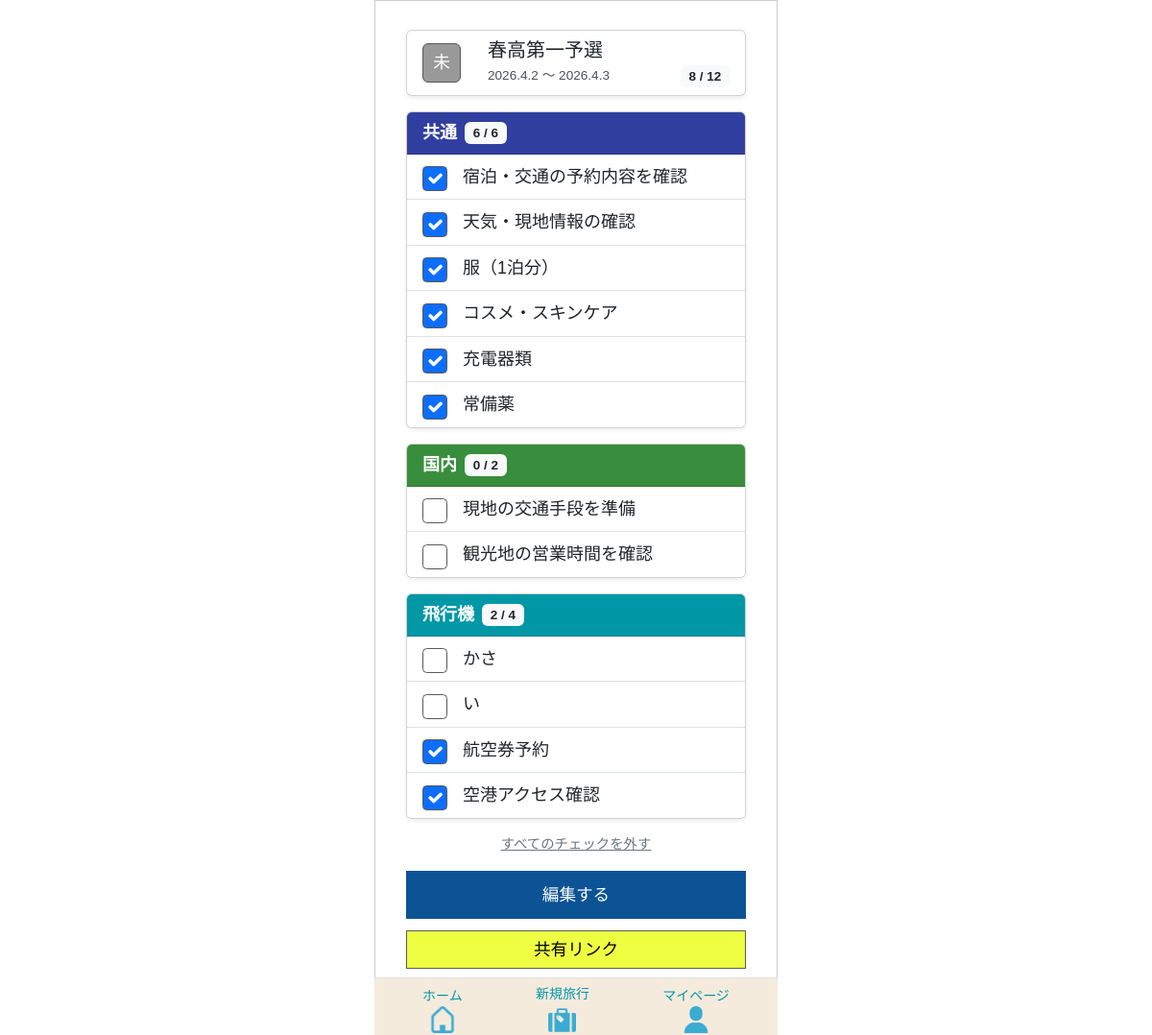
The page /tabipre/travel/310/ (signed in) on the database as committed earlier.
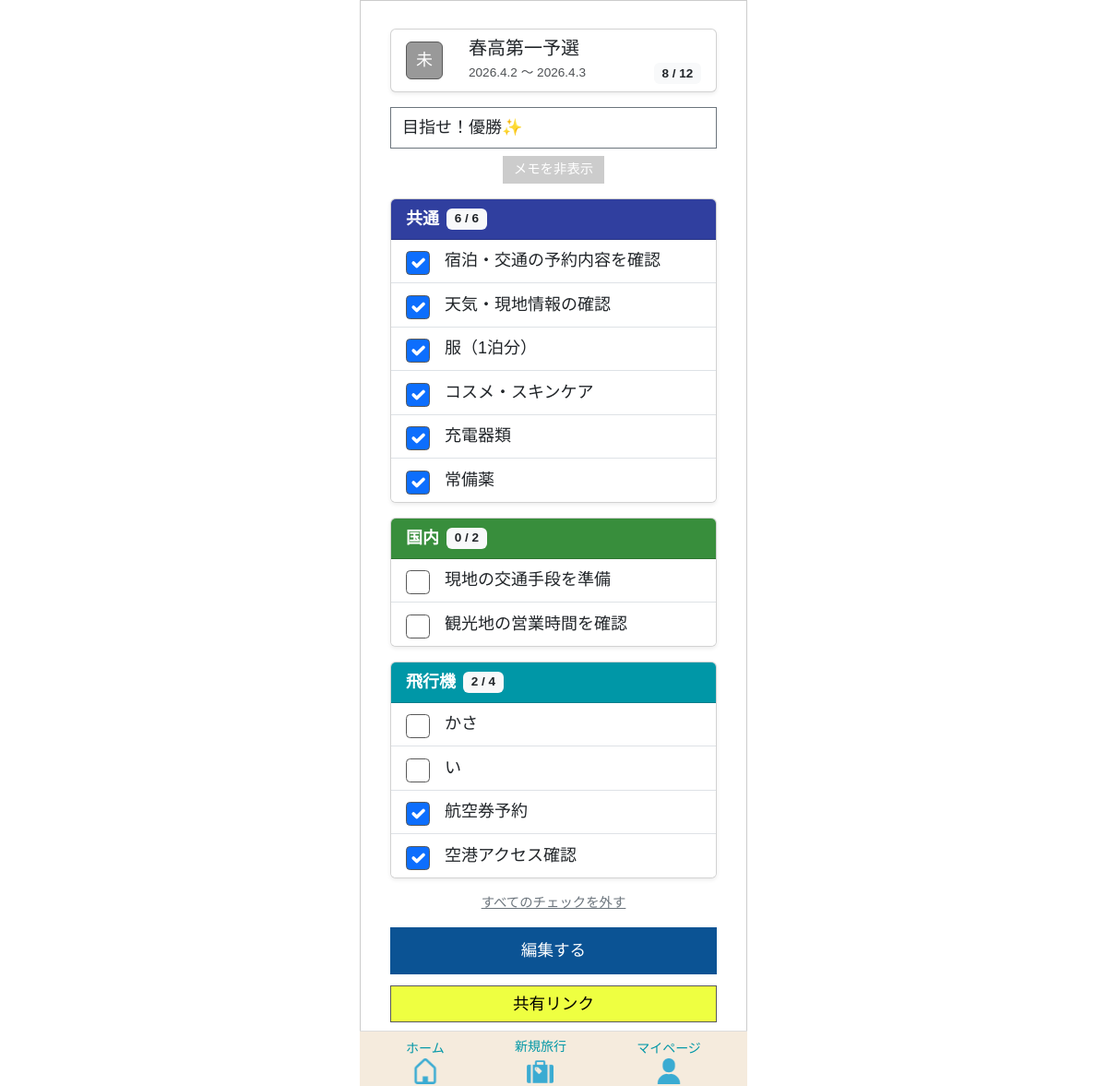
The same page on the database as committed later.
### app/models/travel.py (models this page shows, shortened)
class Travel_info(models.Model):
    class StayType(models.IntegerChoices):
        DAY_TRIP = 0, _("日帰り")
        STAY     = 1, _("宿泊")
    class LocationType(models.IntegerChoices):
        DOMESTIC = 0, _("国内")
        OVERSEAS = 1, _("海外")
    class StatusType(models.IntegerChoices):
        NOT_DONE  = 0, _("未")
        COMPLETE  = 1, _("完")
        PROCESSED = 2, _("済")
    travel_info_id = models.AutoField(
        primary_key=True,
        verbose_name=_("旅行情報ID")
    )
    user = models.ForeignKey(
        settings.AUTH_USER_MODEL,
        on_delete=models.CASCADE,
        verbose_name=_("ユーザーID")
    )
    travel_title = models.CharField(
        max_length=100,
        verbose_name=_("旅行タイトル")
    )
    start_date = models.DateField(
        verbose_name=_("開始日")
    )
    end_date = models.DateField(
        verbose_name=_("終了日")
    )
    stay_type = models.IntegerField(
        choices=StayType.choices,
        verbose_name=_("宿泊タイプ")
    )
    location = models.IntegerField(
        choices=LocationType.choices,
        verbose_name=_("場所"),
    )
    memo = models.CharField(
        max_length=230,
        blank=True,
        verbose_name=_("メモ")
    )
    status = models.IntegerField(
        choices=StatusType.choices,
        default=0,
        verbose_name=_("ステータス")
    )
    transport = models.ManyToManyField(
        "Transport",
        through="Travelmode",
        verbose_name=_("交通手段")
    )
    created_at = models.DateTimeField(
        auto_now_add=True,
        verbose_name=_("作成日")
    )
    updated_at = models.DateTimeField(
       auto_now=True,
        verbose_name=_("更新日")
    )
    class Meta:
        verbose_name = _("旅行情報")
        verbose_name_plural = _("旅行情報")

### app/views/old_travel/travel_detail.py (the view)
# urls.py: path("tabipre/travel/<int:travel_id>/", travel_detail, name="travel_detail"),
def travel_detail(request, travel_id):
    travel_info = get_object_or_404(Travel_info, pk=travel_id)
    template = Template.objects.filter(
    travel_info=travel_info
    ).first()
    if template:
        categories = TravelCategory.objects.filter(template=template)
        for cat in categories:
            cat.items = cat.travelitem_set.order_by('item_checked', 'id')
            cat.checked_count_display = cat.checked_count
            cat.total_count_display = cat.total_count
    else:
        categories = []
    items = TravelItem.objects.filter(
    travel_category__template__travel_info=travel_info
    )
    total_items = items.count()
    checked_items = items.filter(item_checked=1).count()
    today = timezone.now().date()
    if travel_info.end_date < today:
        status = "済"
    elif total_items > 0 and total_items == checked_items:
        status = "完"
    else:
        status = "未"
    travel_info.status_label = status
    context = {
        "travel_info": travel_info,
        "categories": categories,
        "template": template,
        "total_items": total_items,
        "checked_items": checked_items,
        "can_edit": True,
    }
    return render(request, "old_travel/travel_detail.html", context)

### app/models/template.py (called while the page is built)
    @property
    def checked_count(self):
        return self.travelitem_set.filter(item_checked=1).count()

    @property
    def total_count(self):
        return self.travelitem_set.count()

### templates/old_travel/travel_detail.html (shortened to what this page needs)
{% extends "base.html" %}
{% load static %}
{% block extra_css %}
{{ block.super }}
<link rel="stylesheet" href="{% static 'tabipre/css/old_template/template_base.css' %}">
{% endblock %}
{% block content %}
<div class="container mt-0">
  {% include "parts/travel_card.html" with card_travel_info=travel_info %}
  {% if travel_info.memo and not is_share_page %}
  <div class="mb-3">
    <div id="memoArea" class="collapse show">
      <div class="card memo-card">
           <div class="memo-inner">{{ travel_info.memo|linebreaksbr }}</div>
      </div>
    </div>
    <button class="memo-toggle-btn"
            data-bs-toggle="collapse"
            data-bs-target="#memoArea">
      メモを非表示
    </button>
  </div>
  {% endif %}
  {% for category in categories %}
  <div class="card mb-3 shadow-sm">
    <div class="card-header text-white d-flex justify-content-between align-items-center"
         style="background-color: {{ category.get_category_color_display }};">
      <div class="d-flex align-items-center">
        <strong>{{ category.category_name }}</strong>
        <span class="badge category-badge bg-light text-dark ms-2">
          {{ category.checked_count }} / {{ category.total_count }}
        </span>
      </div>
    </div>
    <ul id="cat{{ category.id }}" class="list-group list-group-flush">
      {% include "parts/category_card_editable.html" with category=category %}
    </ul>
  </div>
  {% endfor %}
  {% if can_edit %}
  <div class="mt-3">
    <a href="{% url 'app:travel_uncheck_all' travel_info.travel_info_id %}" class="uncheck-link">
      すべてのチェックを外す
    </a>
  </div>
  {% endif %}
  {% if can_edit %}
  <div class="mt-3 edit-button">
    {% if template %}
      <a href="{% url 'app:old_template_edit' template.id %}" class="btn btn-primary">
        編集する
      </a>
    {% else %}
      <span class="text-muted align-self-center">テンプレートは作成されていません</span>
    {% endif %}
    <a href="{% url 'app:travel_link' travel_info.travel_info_id %}" class="btn btn-link">
      共有リンク
    </a>
  </div>
  {% endif %}
</div>
{% endblock %}

### templates/parts/travel_card.html (shortened to what this page needs)
<div class="card mb-3 shadow-sm">
    <div class="card-body">
        <div class="d-flex align-items-start">
            <span id="travelStatus-{{ card_travel_info.travel_info_id }}"
                  data-end-date="{{ card_travel_info.end_date|date:'Y-m-d' }}"
                  class="badge-t
                      {% if card_travel_info.status_label == '未' %}status-mi
                      {% elif card_travel_info.status_label == '完' %}status-kan
                      {% elif card_travel_info.status_label == '済' %}status-zumi
                      {% endif %}
                      status-vertical">
            </span>
            <div class="ms-2 flex-grow-1">
                <h5 class="mb-1">{{ card_travel_info.travel_title }}</h5>
                <div class="d-flex justify-content-between align-items-center">
                    <p class="travel-date mb-0">
                        {{ card_travel_info.start_date|date:"Y.n.j" }}
                        ～
                        {{ card_travel_info.end_date|date:"Y.n.j" }}
                    </p>
                    <span id="totalCheckCount" class="badge bg-light text-dark">
                    </span>
                </div>
            </div>
        </div>
    </div>
</div>

Rows that differ between the two databases and show on the page:
changed Travel_info "春高第一予選": memo (not shown) → "目指せ！優勝✨"
Other text that changed with them:
text now shown: "メモを非表示"
